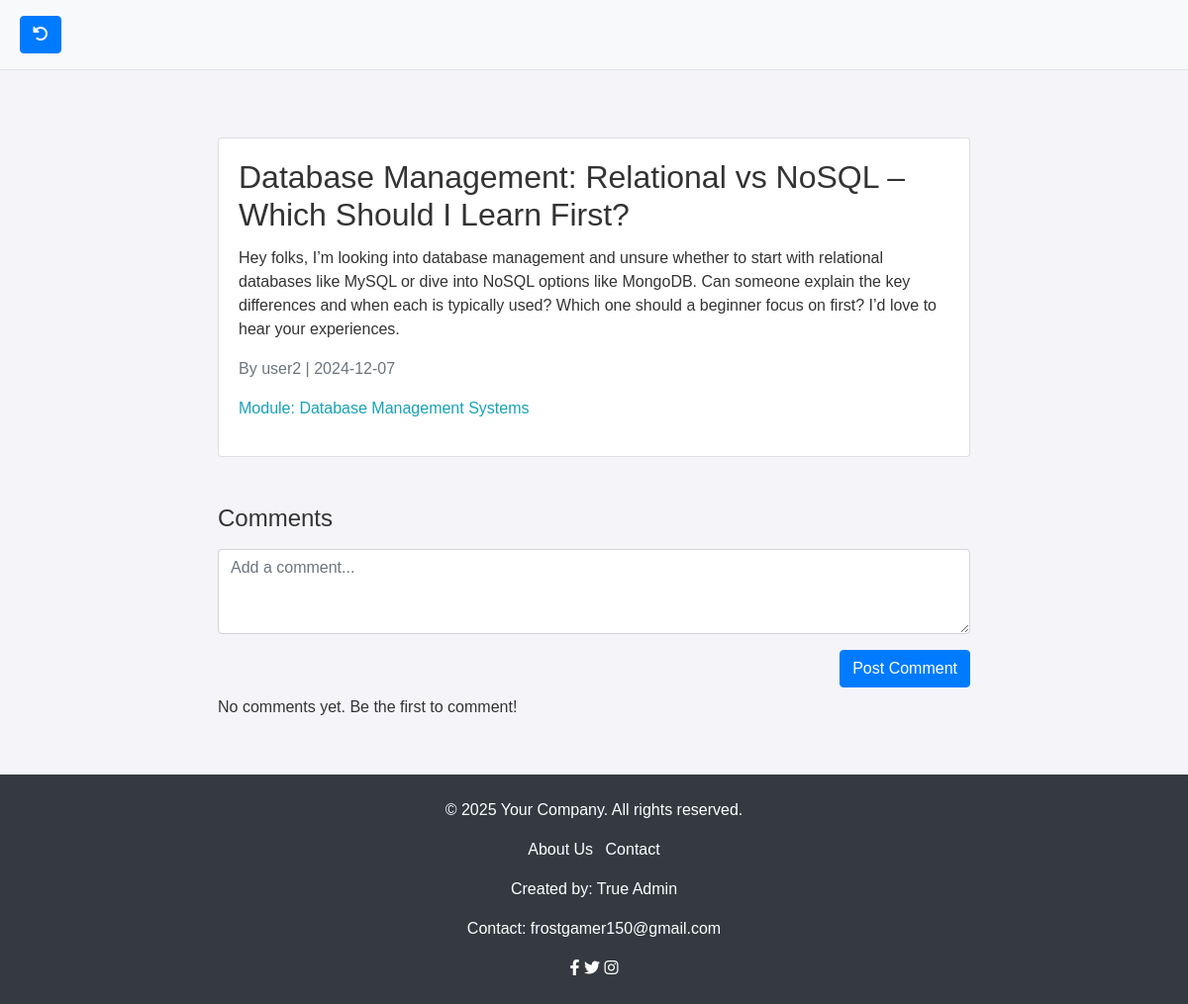
Screenshot of /includes/post_detail.php?id=32 (signed in) with the database file from the repository.
### tables this page shows
CREATE TABLE `posts` (
  `id` int(11) NOT NULL,
  `title` varchar(255) NOT NULL,
  `content` text NOT NULL,
  `image_url` longblob DEFAULT NULL,
  `user_id` int(11) DEFAULT NULL,
  `module_id` int(11) DEFAULT NULL,
  `created_at` timestamp NOT NULL DEFAULT current_timestamp(),
  `updated_at` timestamp NOT NULL DEFAULT current_timestamp() ON UPDATE current_timestamp(),
  `upvotes` int(11) DEFAULT 0,
  `downvotes` int(11) DEFAULT 0
);

CREATE TABLE `users` (
  `id` int(11) NOT NULL,
  `username` varchar(50) NOT NULL,
  `email` varchar(100) NOT NULL,
  `password` varchar(255) NOT NULL,
  `admin` tinyint(1) DEFAULT 0
);

CREATE TABLE `modules` (
  `id` int(11) NOT NULL,
  `module_name` varchar(255) NOT NULL,
  `description` text DEFAULT NULL,
  `created_at` timestamp NOT NULL DEFAULT current_timestamp(),
  `updated_at` timestamp NOT NULL DEFAULT current_timestamp() ON UPDATE current_timestamp()
);

### includes/post_detail.php (called while the page is built, shortened)
<?php include '../templates/header.php'; ?>
<?php
include '../includes/db_connection.php';
$post = [];
$comments = [];
$post_id = $_GET['id'] ?? null;
if ($post_id) {
    try {
        $postQuery = 'SELECT posts.id, posts.title, posts.content, posts.image_url, posts.user_id, users.username,
                      DATE(posts.created_at) AS created_at, modules.module_name
                      FROM posts
                      LEFT JOIN users ON posts.user_id = users.id
                      LEFT JOIN modules ON posts.module_id = modules.id
                      WHERE posts.id = :post_id';
        $postStmt = $pdo->prepare($postQuery);
        $postStmt->execute(['post_id' => $post_id]);
        $post = $postStmt->fetch(PDO::FETCH_ASSOC);
        $commentQuery = 'SELECT comments.id, comments.comment_text, comments.created_at, users.username
                         FROM comments
                         LEFT JOIN users ON comments.user_id = users.id
                         WHERE comments.post_id = :post_id
                         ORDER BY comments.created_at DESC';
        $commentStmt = $pdo->prepare($commentQuery);
        $commentStmt->execute(['post_id' => $post_id]);
        $comments = $commentStmt->fetchAll(PDO::FETCH_ASSOC);
    } catch (PDOException $e) {
        echo 'Error: ' . $e->getMessage();
    }
}
include '../templates/post_detail.html.php';
?>
<?php include '../templates/footer.php'; ?>

### templates/post_detail.html.php (the view, shortened to what this page needs)
<!DOCTYPE html>
<html lang="en">
<head>
    <link rel="stylesheet" href="https://maxcdn.bootstrapcdn.com/bootstrap/4.5.2/css/bootstrap.min.css">
    <link rel="stylesheet" href="../templates/home_style.css">
</head>
<body>
<div class="container mt-5">
    <?php if ($post): ?>
        <div class="card mb-4">
            <div class="card-body">
                <h2 class="card-title"><?php echo htmlspecialchars($post['title']); ?></h2>
                <p class="card-text"><?php echo htmlspecialchars($post['content']); ?></p>
                <p class="text-muted">
                    By <?php echo htmlspecialchars($post['username']); ?> | <?php echo htmlspecialchars($post['created_at'] ?? 'Unknown date'); ?>
                </p>
                <?php if (!empty($post['module_name'])): ?>
                    <p class="text-info">Module: <?php echo htmlspecialchars($post['module_name']); ?></p>
                <?php endif; ?>
            </div>
        </div>
        <div class="comments-section mt-5">
            <h4>Comments</h4>
            <?php if (isset($_SESSION['user_id'])): ?>
                <form action="add_comment.php" method="POST" class="mt-3">
                    <div class="form-group">
                        <textarea class="form-control" name="comment_text" rows="3" placeholder="Add a comment..." required></textarea>
                    </div>
                    <div class="form-button d-flex justify-content-end">
                        <button type="submit" class="btn btn-primary mb-2">Post Comment</button>
                    </div>
                </form>
            <?php else: ?>
                <p><a href="login.php">Log in</a> to add a comment.</p>
            <?php endif; ?>
            <div id="commentsList">
                <?php
                include '../includes/get_comments.php';
                if (!empty($comments)):
                    foreach ($comments as $comment): ?>
                        <div class="comment mb-3">
                            <strong><?php echo htmlspecialchars($comment['username']); ?>:</strong>
                            <p><?php echo htmlspecialchars($comment['comment_text']); ?></p>
                            <span class="text-muted"><?php echo $comment['created_at']; ?></span>
                        </div>
                    <?php endforeach;
                else: ?>
                    <p>No comments yet. Be the first to comment!</p>
                <?php endif; ?>
            </div>
        </div>
    <?php else: ?>
        <p class="text-center">Post not found.</p>
    <?php endif; ?>
</div>
</body>
</html>

### templates/header_style.css (style rules this page uses)
* { margin: 0; padding: 0; box-sizing: border-box; }
.btn { display: inline-block; padding: 10px 15px; text-decoration: none; color: #fff; background-color: #007bff; border-radius: 25px; font-weight: bold; }

### templates/home_style.css (style rules this page uses)
body { font-family: Arial, sans-serif; background-color: #f4f4f9; color: #333; margin: 0; padding: 0; }
.container { width: 90%; max-width: 800px; margin: 20px auto; padding: 20px; font-family: Arial, sans-serif; background-color: #f4f4f9; }

### rows the page displays
posts: title "Database Management: Relational vs NoSQL – Which Should I Learn First?", content "Hey folks, I’m looking into database management and unsure whether to start with relational databases like MySQL or dive into NoSQL options like MongoDB. Can someone explain the key differences and when each is typically used? Which one should a beginner focus on first? I’d love to hear your experiences.", user.username "user2", module.module_name "Database Management Systems"

### other values shown
$post['created_at'] "2024-12-07"
